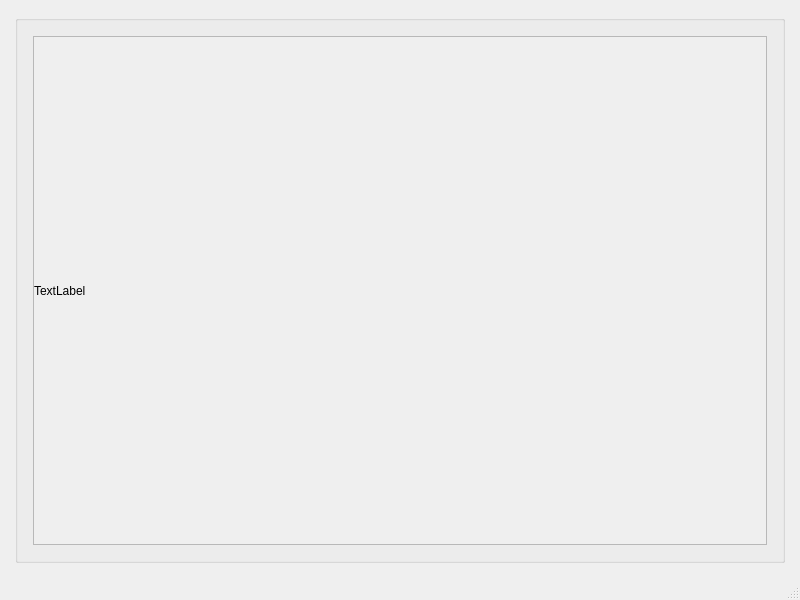
<?xml version="1.0" encoding="UTF-8"?>
<ui version="4.0">
 <class>MainWindow</class>
 <widget class="QMainWindow" name="MainWindow">
  <property name="geometry">
   <rect>
    <x>0</x>
    <y>0</y>
    <width>800</width>
    <height>600</height>
   </rect>
  </property>
  <property name="windowTitle">
   <string>MainWindow</string>
  </property>
  <widget class="QWidget" name="centralwidget">
   <layout class="QGridLayout" name="gridLayout_2">
    <property name="leftMargin">
     <number>15</number>
    </property>
    <property name="topMargin">
     <number>15</number>
    </property>
    <property name="rightMargin">
     <number>15</number>
    </property>
    <property name="bottomMargin">
     <number>15</number>
    </property>
    <property name="spacing">
     <number>0</number>
    </property>
    <item row="0" column="0">
     <widget class="QGroupBox" name="groupBox">
      <property name="title">
       <string/>
      </property>
      <layout class="QGridLayout" name="gridLayout_3">
       <property name="leftMargin">
        <number>15</number>
       </property>
       <property name="topMargin">
        <number>15</number>
       </property>
       <property name="rightMargin">
        <number>15</number>
       </property>
       <property name="bottomMargin">
        <number>15</number>
       </property>
       <property name="spacing">
        <number>0</number>
       </property>
       <item row="0" column="0">
        <widget class="QScrollArea" name="scrollArea">
         <property name="minimumSize">
          <size>
           <width>0</width>
           <height>0</height>
          </size>
         </property>
         <property name="maximumSize">
          <size>
           <width>16777215</width>
           <height>16777215</height>
          </size>
         </property>
         <property name="widgetResizable">
          <bool>true</bool>
         </property>
         <widget class="QWidget" name="scrollAreaWidgetContents">
          <property name="geometry">
           <rect>
            <x>0</x>
            <y>0</y>
            <width>736</width>
            <height>493</height>
           </rect>
          </property>
          <layout class="QGridLayout" name="gridLayout">
           <property name="leftMargin">
            <number>0</number>
           </property>
           <property name="topMargin">
            <number>0</number>
           </property>
           <property name="rightMargin">
            <number>0</number>
           </property>
           <property name="bottomMargin">
            <number>0</number>
           </property>
           <property name="spacing">
            <number>0</number>
           </property>
           <item row="1" column="0">
            <widget class="QLabel" name="label">
             <property name="sizePolicy">
              <sizepolicy hsizetype="Expanding" vsizetype="Expanding">
               <horstretch>0</horstretch>
               <verstretch>0</verstretch>
              </sizepolicy>
             </property>
             <property name="minimumSize">
              <size>
               <width>0</width>
               <height>0</height>
              </size>
             </property>
             <property name="maximumSize">
              <size>
               <width>16777215</width>
               <height>16777215</height>
              </size>
             </property>
             <property name="text">
              <string>TextLabel</string>
             </property>
            </widget>
           </item>
          </layout>
         </widget>
        </widget>
       </item>
      </layout>
     </widget>
    </item>
   </layout>
  </widget>
  <widget class="QMenuBar" name="menubar">
   <property name="geometry">
    <rect>
     <x>0</x>
     <y>0</y>
     <width>800</width>
     <height>22</height>
    </rect>
   </property>
  </widget>
  <widget class="QStatusBar" name="statusbar"/>
 </widget>
 <resources/>
 <connections/>
</ui>
